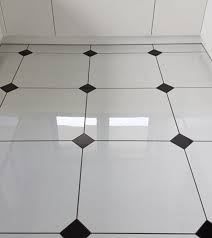
#> input picture images/perspectiveAffine.jpg, 212 x 238 px
$ jupyter execute 10_Affine_And_Perspective_Transformation.ipynb
#> lines starting #> are read from the running program, lines starting #| are printed output that depends on the picture; after the words box and inside, x2 and y2 are one past the last pixel; in counts of white or black regions, pixels touching at a corner belong together
[cell 1]
import cv2
import numpy as np
import matplotlib.pyplot as plt

### Affine Transformation

An affine transformation in image processing refers to a linear transformation that preserves points, straight lines, and planes. This transformation includes operations such as translation (shifting), rotation, scaling (resizing), and shearing (skewing). In an affine transformation, parallel lines in the original image remain parallel in the transformed image.

 The transformation matrix consists of rotation, scaling, shearing, and translation components, which determine how the transformation is applied to the image.

[cell 2]
image = cv2.imread('images/perspectiveAffine.jpg')
#> image is the input picture: shape (238, 212, 3); mean B, G, R 173.4, 174.8, 175.8
height, width, _ = image.shape
#> height = 238; width = 212

originalPoints = np.float32([[92,53],[155,51],[76,230]])
targetPoints = np.float32([[40, 20], [120, 20], [40, 230]])

for pt in originalPoints:
    image = cv2.circle(image, (int(pt[0]), int(pt[1])), 3, (0,0,255), -1)
#> this loop made 3 passes
#> pass 3, `image = cv2.circle(image, (int(pt[0]), int(pt[1])), 3, (0,0,255), -1)`:
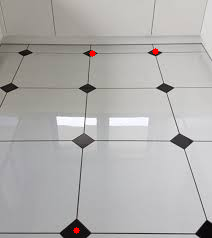
#> image: shape (238, 212, 3); mean B, G, R 173.4, 174.7, 176.1

affineMatrix = cv2.getAffineTransform(originalPoints, targetPoints)

transformedImage = cv2.warpAffine(image, affineMatrix, (image.shape[1], image.shape[0]))
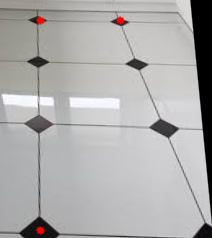
#> transformedImage: shape (238, 212, 3); mean B, G, R 172.4, 172.7, 173.7

result = cv2.hconcat([image, transformedImage])
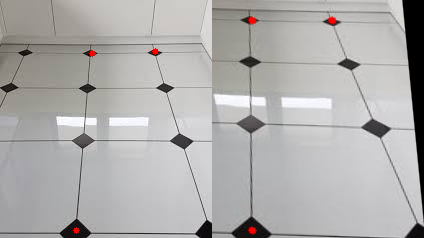
#> result: shape (238, 424, 3); mean B, G, R 172.9, 173.7, 174.9

plt.imshow(result)
plt.axis("off")
plt.imsave("AffineTransformation.png",result)

### Perspective Transformation

Perspective transform in image processing refers to the technique of manipulating the perspective of an image by transforming its geometric shape. This transformation is achieved by mapping the points of the original image to new positions in the transformed image, typically using a transformation matrix.

[cell 3]
image = cv2.imread('images/perspectiveAffine.jpg')
height, width, _ = image.shape

pts1 = np.float32([[92,53],[155,51],[76,230],[204,230]])
pts2 = np.float32([[0,0],[width,0],[0,height],[width,height]])
#> pts2 = [[0, 0], [212, 0], [0, 238], [212, 238]]

for val in pts1:
    floor = cv2.circle(image, (int(val[0]), int(val[1])), 3, (0,0,255), -1)
#> image: shape (238, 212, 3); 0.23% of pixels changed, all inside (x1, y1, x2, y2) = (73, 48, 208, 234)

perspectiveMatrix = cv2.getPerspectiveTransform(pts1,pts2)
transformedImage = cv2.warpPerspective(image,perspectiveMatrix,(212,238))
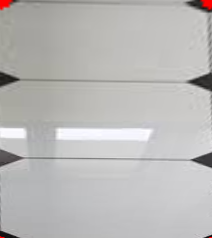
#> transformedImage: shape (238, 212, 3); mean B, G, R 184.5, 185.5, 186.8

result = cv2.hconcat([image,transformedImage])
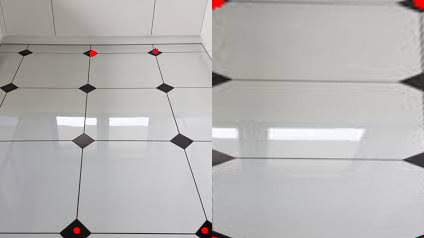
#> result: shape (238, 424, 3); mean B, G, R 178.9, 180.1, 181.5

plt.imshow(result)
plt.axis("off")
plt.imsave("PerspectiveTransformation.png",result)
